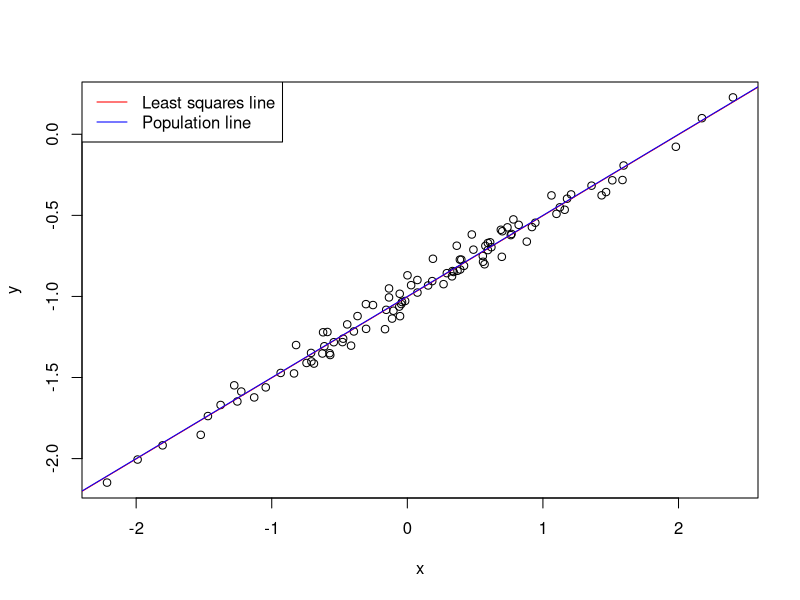

The R script that drew this image:
?rnorm
set.seed(1)
x = rnorm(100)
eps = rnorm(100, mean = 0, sd = 0.25^2)
y = -1 + 0.5*x + eps
lm.fit = lm(y~x)
summary(lm.fit)

plot(x,y)
abline(lm.fit, col = "red")
abline(-1, 0.5, col = "blue")
?legend
legend(x = "topleft", col = c("red", "blue"), legend = c("Least squares line", "Population line"), lwd = 1)

lm.fit2 = lm(y~poly(x,2))
summary(lm.fit2)

epsL = rnorm(100, mean = 0, sd = 0.1^2)
epsH = rnorm(100, mean = 0, sd = 0.4^2)
yL = -1 + 0.5*x + epsL
yH = -1 + 0.5*x + epsH

lm.fit3 = lm(yL~x)
lm.fit4 = lm(yH~x)
predict(lm.fit3, data.frame( x = c(0)), interval = "confidence")
predict(lm.fit4, data.frame( x = c(0)), interval = "confidence")
summary(lm.fit3)
summary(lm.fit4)
